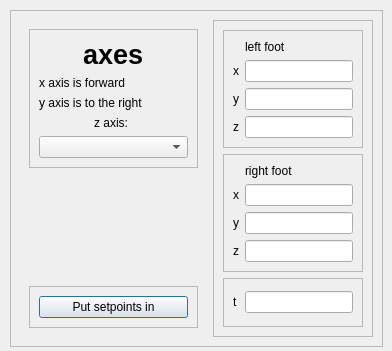
<?xml version="1.0" encoding="UTF-8"?>
<ui version="4.0">
 <class>inverse_kinematics_setpoints_input_dialogue</class>
 <widget class="QDialog" name="inverse_kinematics_setpoints_input_dialogue">
  <property name="geometry">
   <rect>
    <x>0</x>
    <y>0</y>
    <width>392</width>
    <height>351</height>
   </rect>
  </property>
  <property name="windowTitle">
   <string>Dialog</string>
  </property>
  <widget class="QFrame" name="container">
   <property name="geometry">
    <rect>
     <x>10</x>
     <y>10</y>
     <width>373</width>
     <height>337</height>
    </rect>
   </property>
   <property name="sizePolicy">
    <sizepolicy hsizetype="Expanding" vsizetype="Expanding">
     <horstretch>0</horstretch>
     <verstretch>0</verstretch>
    </sizepolicy>
   </property>
   <property name="frameShape">
    <enum>QFrame::StyledPanel</enum>
   </property>
   <property name="frameShadow">
    <enum>QFrame::Raised</enum>
   </property>
   <layout class="QGridLayout" name="gridLayout_3">
    <item row="0" column="1">
     <widget class="QFrame" name="SetpointInputFrame">
      <property name="frameShape">
       <enum>QFrame::StyledPanel</enum>
      </property>
      <property name="frameShadow">
       <enum>QFrame::Raised</enum>
      </property>
      <layout class="QGridLayout" name="gridLayout_5">
       <item row="0" column="0">
        <widget class="QFrame" name="LeftFootInputFrame">
         <property name="frameShape">
          <enum>QFrame::StyledPanel</enum>
         </property>
         <property name="frameShadow">
          <enum>QFrame::Raised</enum>
         </property>
         <layout class="QGridLayout" name="gridLayout_6">
          <item row="1" column="0">
           <widget class="QLabel" name="AxisLabelLeftX">
            <property name="text">
             <string>x</string>
            </property>
           </widget>
          </item>
          <item row="2" column="0">
           <widget class="QLabel" name="AxisLabelLeftY">
            <property name="text">
             <string>y</string>
            </property>
           </widget>
          </item>
          <item row="1" column="1">
           <widget class="QLineEdit" name="desired_left_x_input">
            <property name="sizePolicy">
             <sizepolicy hsizetype="Maximum" vsizetype="Fixed">
              <horstretch>0</horstretch>
              <verstretch>0</verstretch>
             </sizepolicy>
            </property>
            <property name="toolTip">
             <string>&lt;html&gt;&lt;head/&gt;&lt;body&gt;&lt;p&gt;&lt;br/&gt;&lt;/p&gt;&lt;/body&gt;&lt;/html&gt;</string>
            </property>
           </widget>
          </item>
          <item row="3" column="0">
           <widget class="QLabel" name="AxisLabelLeftZ">
            <property name="text">
             <string>z</string>
            </property>
           </widget>
          </item>
          <item row="2" column="1">
           <widget class="QLineEdit" name="desired_left_y_input">
            <property name="sizePolicy">
             <sizepolicy hsizetype="Maximum" vsizetype="Fixed">
              <horstretch>0</horstretch>
              <verstretch>0</verstretch>
             </sizepolicy>
            </property>
           </widget>
          </item>
          <item row="0" column="1">
           <widget class="QLabel" name="LeftFootLabel">
            <property name="text">
             <string>left foot</string>
            </property>
           </widget>
          </item>
          <item row="3" column="1">
           <widget class="QLineEdit" name="desired_left_z_input">
            <property name="sizePolicy">
             <sizepolicy hsizetype="Maximum" vsizetype="Fixed">
              <horstretch>0</horstretch>
              <verstretch>0</verstretch>
             </sizepolicy>
            </property>
           </widget>
          </item>
         </layout>
        </widget>
       </item>
       <item row="1" column="0">
        <widget class="QFrame" name="right">
         <property name="frameShape">
          <enum>QFrame::StyledPanel</enum>
         </property>
         <property name="frameShadow">
          <enum>QFrame::Raised</enum>
         </property>
         <layout class="QGridLayout" name="gridLayout_9">
          <item row="4" column="0">
           <widget class="QLabel" name="AxisLabelRightZ">
            <property name="text">
             <string>z</string>
            </property>
           </widget>
          </item>
          <item row="4" column="1">
           <widget class="QLineEdit" name="desired_right_z_input">
            <property name="sizePolicy">
             <sizepolicy hsizetype="Maximum" vsizetype="Fixed">
              <horstretch>0</horstretch>
              <verstretch>0</verstretch>
             </sizepolicy>
            </property>
           </widget>
          </item>
          <item row="2" column="1">
           <widget class="QLineEdit" name="desired_right_x_input">
            <property name="sizePolicy">
             <sizepolicy hsizetype="Maximum" vsizetype="Fixed">
              <horstretch>0</horstretch>
              <verstretch>0</verstretch>
             </sizepolicy>
            </property>
            <property name="toolTip">
             <string>&lt;html&gt;&lt;head/&gt;&lt;body&gt;&lt;p&gt;&lt;br/&gt;&lt;/p&gt;&lt;/body&gt;&lt;/html&gt;</string>
            </property>
           </widget>
          </item>
          <item row="2" column="0">
           <widget class="QLabel" name="AxisLabelRightX">
            <property name="text">
             <string>x</string>
            </property>
           </widget>
          </item>
          <item row="3" column="1">
           <widget class="QLineEdit" name="desired_right_y_input">
            <property name="sizePolicy">
             <sizepolicy hsizetype="Maximum" vsizetype="Fixed">
              <horstretch>0</horstretch>
              <verstretch>0</verstretch>
             </sizepolicy>
            </property>
           </widget>
          </item>
          <item row="1" column="1">
           <widget class="QLabel" name="foot_label_right">
            <property name="text">
             <string>right foot</string>
            </property>
           </widget>
          </item>
          <item row="3" column="0">
           <widget class="QLabel" name="AxisLabelRightY">
            <property name="text">
             <string>y</string>
            </property>
           </widget>
          </item>
         </layout>
        </widget>
       </item>
       <item row="3" column="0">
        <widget class="QFrame" name="TimeInputFrame">
         <property name="frameShape">
          <enum>QFrame::StyledPanel</enum>
         </property>
         <property name="frameShadow">
          <enum>QFrame::Raised</enum>
         </property>
         <layout class="QGridLayout" name="gridLayout_10">
          <item row="1" column="0">
           <widget class="QLabel" name="AxislabelT">
            <property name="text">
             <string>t</string>
            </property>
           </widget>
          </item>
          <item row="1" column="1">
           <widget class="QLineEdit" name="time_input">
            <property name="sizePolicy">
             <sizepolicy hsizetype="Maximum" vsizetype="Fixed">
              <horstretch>0</horstretch>
              <verstretch>0</verstretch>
             </sizepolicy>
            </property>
            <property name="toolTip">
             <string>&lt;html&gt;&lt;head/&gt;&lt;body&gt;&lt;p&gt;&lt;br/&gt;&lt;/p&gt;&lt;/body&gt;&lt;/html&gt;</string>
            </property>
           </widget>
          </item>
         </layout>
        </widget>
       </item>
      </layout>
     </widget>
    </item>
    <item row="0" column="0">
     <widget class="QFrame" name="LeftVerticalFrame">
      <property name="sizePolicy">
       <sizepolicy hsizetype="Preferred" vsizetype="Preferred">
        <horstretch>0</horstretch>
        <verstretch>0</verstretch>
       </sizepolicy>
      </property>
      <layout class="QVBoxLayout">
       <item>
        <widget class="QFrame" name="AxisExplanationFrame">
         <property name="frameShape">
          <enum>QFrame::StyledPanel</enum>
         </property>
         <property name="frameShadow">
          <enum>QFrame::Raised</enum>
         </property>
         <layout class="QGridLayout" name="gridLayout_12">
          <item row="0" column="0" alignment="Qt::AlignHCenter|Qt::AlignTop">
           <widget class="QLabel" name="label">
            <property name="sizePolicy">
             <sizepolicy hsizetype="Preferred" vsizetype="Fixed">
              <horstretch>0</horstretch>
              <verstretch>0</verstretch>
             </sizepolicy>
            </property>
            <property name="frameShadow">
             <enum>QFrame::Raised</enum>
            </property>
            <property name="lineWidth">
             <number>1</number>
            </property>
            <property name="midLineWidth">
             <number>1</number>
            </property>
            <property name="text">
             <string>&lt;html&gt;&lt;head/&gt;&lt;body&gt;&lt;p&gt;&lt;span style=&quot; font-size:20pt; font-weight:600;&quot;&gt;axes&lt;/span&gt;&lt;/p&gt;&lt;/body&gt;&lt;/html&gt;</string>
            </property>
            <property name="indent">
             <number>0</number>
            </property>
           </widget>
          </item>
          <item row="4" column="0">
           <widget class="QComboBox" name="z_axis_combo_box"/>
          </item>
          <item row="2" column="0">
           <widget class="QLabel" name="YAxisExplanationLabel">
            <property name="sizePolicy">
             <sizepolicy hsizetype="Minimum" vsizetype="Fixed">
              <horstretch>0</horstretch>
              <verstretch>0</verstretch>
             </sizepolicy>
            </property>
            <property name="text">
             <string>y axis is to the right</string>
            </property>
           </widget>
          </item>
          <item row="1" column="0">
           <widget class="QLabel" name="XAxisExplanationLabel">
            <property name="sizePolicy">
             <sizepolicy hsizetype="Minimum" vsizetype="Fixed">
              <horstretch>0</horstretch>
              <verstretch>0</verstretch>
             </sizepolicy>
            </property>
            <property name="text">
             <string>x axis is forward</string>
            </property>
           </widget>
          </item>
          <item row="3" column="0" alignment="Qt::AlignHCenter">
           <widget class="QLabel" name="ZAxisExplanationLabel">
            <property name="sizePolicy">
             <sizepolicy hsizetype="Minimum" vsizetype="Fixed">
              <horstretch>0</horstretch>
              <verstretch>0</verstretch>
             </sizepolicy>
            </property>
            <property name="text">
             <string>z axis: </string>
            </property>
           </widget>
          </item>
         </layout>
        </widget>
       </item>
       <item>
        <spacer name="verticalSpacer">
         <property name="orientation">
          <enum>Qt::Vertical</enum>
         </property>
         <property name="sizeHint" stdset="0">
          <size>
           <width>20</width>
           <height>40</height>
          </size>
         </property>
        </spacer>
       </item>
       <item>
        <widget class="QFrame" name="SetSetpointsFrame">
         <property name="sizePolicy">
          <sizepolicy hsizetype="Expanding" vsizetype="Maximum">
           <horstretch>0</horstretch>
           <verstretch>0</verstretch>
          </sizepolicy>
         </property>
         <property name="frameShape">
          <enum>QFrame::StyledPanel</enum>
         </property>
         <property name="frameShadow">
          <enum>QFrame::Raised</enum>
         </property>
         <layout class="QGridLayout" name="gridLayout_11">
          <item row="0" column="0">
           <widget class="QPushButton" name="create_inverse_kinematics_setpoints_button">
            <property name="sizePolicy">
             <sizepolicy hsizetype="Expanding" vsizetype="Fixed">
              <horstretch>0</horstretch>
              <verstretch>0</verstretch>
             </sizepolicy>
            </property>
            <property name="text">
             <string>Put setpoints in</string>
            </property>
           </widget>
          </item>
         </layout>
        </widget>
       </item>
      </layout>
     </widget>
    </item>
   </layout>
  </widget>
 </widget>
 <resources/>
 <connections/>
</ui>
